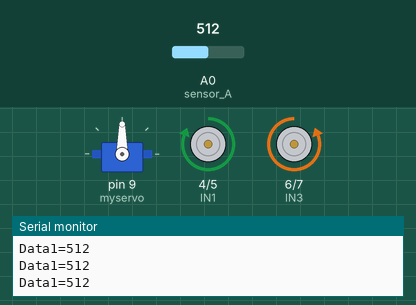
Simulated run of this sketch. Board: Arduino Uno, built with avr-gcc and run on an emulated ATmega328P. Parts: servo, motor-driver pin pairs drawn as motors (green arrow = first pin HIGH = forward, orange = second pin HIGH = backward, longer = more drive), the last lines printed to the serial monitor. The test bench sets the inputs (shaded band); at power-on: A0 (sensor_A) = 512.

Above: at 4.2 s.
4.3 s: A0 (sensor_A) set to 183
5.8 s: A0 (sensor_A) set to 161
At 6.6 s:
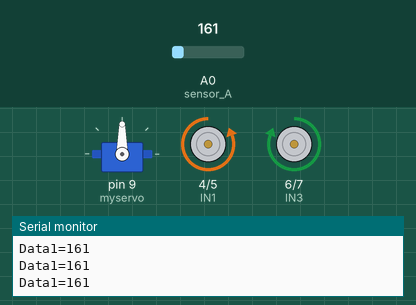
8.8 s: A0 (sensor_A) set to 180
At 9.5 s:
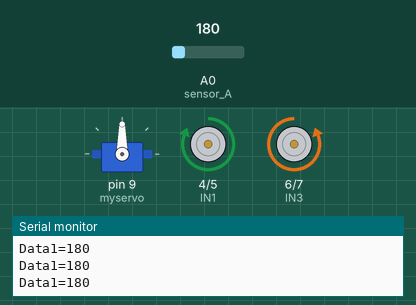
10.3 s: A0 (sensor_A) set to 160
At 12.1 s:
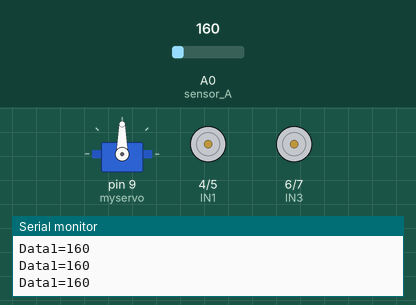
Timing chart, 0 to 14.3 s (numbered marks = the images above; inputs shaded):
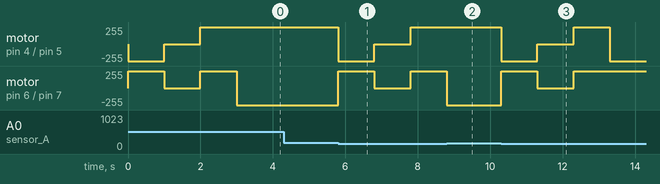

The sketch:

PlanB.ino
```cpp
#include <Servo.h>
#include <MsTimer2.h>

Servo myservo;

int i;
int value;

int IN1 = 4;
int IN2 = 5;
int IN3 = 6;
int IN4 = 7;
int TRIG = 3;
int ECHO = 2;
double duration = 0;
double distance = 0;
double speed_of_sound = 331.5 + 0.6 * 25;

bool stopFlag = false;


void DC_motor_a() {
  //前進
  digitalWrite(IN1, HIGH); //モーター1:正転
  digitalWrite(IN2, LOW);
  digitalWrite(IN4, HIGH); //モーター２：反転
  digitalWrite(IN3, LOW);
}

void DC_motor_s() {
  //停止
  digitalWrite(IN1, LOW);  //停止(惰性回転)
  digitalWrite(IN2, LOW);
  digitalWrite(IN4, LOW); //停止(惰性回転)
  digitalWrite(IN3, LOW);
}

void DC_motor_b() {
  //後退
  digitalWrite(IN1, LOW); //モーター１：逆転
  digitalWrite(IN2, HIGH);
  digitalWrite(IN4, LOW); //モーター２：正転
  digitalWrite(IN3, HIGH);
}

void DC_motor_r() {
  //回転
  digitalWrite(IN1, HIGH);  //モーター１：正転
  digitalWrite(IN2, LOW);
  digitalWrite(IN4, LOW);  //モーター２：正転
  digitalWrite(IN3, HIGH);
}

/*
void servo_0() {
    myservo.write(0);
}

void servo_90() {
  myservo.write(90);
}
*/

void sensor_A() {//out red
  value = analogRead(A0);
  Serial.print("Data1=");
  Serial.println(value);
}

void flash(){
  sensor_A();
}
/*

void sensor_echo() {//echo sensor
  digitalWrite(TRIG, LOW);
  delayMicroseconds(2);
  digitalWrite(TRIG, HIGH);
  delayMicroseconds(10);
  digitalWrite(TRIG, LOW);
  duration = pulseIn(ECHO, HIGH);

  if (duration > 0) {
    duration = duration / 2;
    distance = duration * speed_of_sound * 100 / 1000000;
    Serial.print("Data2=");
    Serial.println(distance);
  }
}
*/

void setup() {
  Serial.begin(9600);
  myservo.attach(9, 1000, 2000); // Servoの正しいパルス幅範囲を設定
  //servo_0();

  MsTimer2::set(50, flash);
  MsTimer2::start();

  pinMode(ECHO, INPUT);
  pinMode(TRIG, OUTPUT);
  pinMode(IN1, OUTPUT);
  pinMode(IN2, OUTPUT);
  pinMode(IN3, OUTPUT);
  pinMode(IN4, OUTPUT);
}

void loop() {
  if (!stopFlag) {

  if(value >= 170){
    DC_motor_a();
  }
  else{
    DC_motor_b();
    delay(1000);
    DC_motor_s();
    delay(1000);
    DC_motor_r();
    delay(1000);
  }

  }
}
```

Measured:
- the behaviour switches between 170 and 169 on A0 (sensor_A) (found by bisection; images 0 and 1)
- after the input at 5.8 s, motor on pin 4 (IN1) / pin 5 (IN2): forward 255/255 → backward 255/255 at once, → stopped 1.0 s later, → forward 255/255 1.0 s later; motor on pin 6 (IN3) / pin 7 (IN4): backward 255/255 → forward 255/255 at once, → stopped 1.0 s later, → forward 255/255 1.0 s later
- after the input at 8.8 s, motor on pin 4 (IN1) / pin 5 (IN2): stays forward 255/255 (without the input it goes to backward 255/255 after 0.00 s); motor on pin 6 (IN3) / pin 7 (IN4): forward 255/255 → backward 255/255 at once
- after the input at 10.3 s, motor on pin 4 (IN1) / pin 5 (IN2): forward 255/255 → backward 255/255 at once, → stopped 1.0 s later, → forward 255/255 1.0 s later, → backward 255/255 1.0 s later; motor on pin 6 (IN3) / pin 7 (IN4): backward 255/255 → forward 255/255 at once, → stopped 1.0 s later, → forward 255/255 1.0 s later
